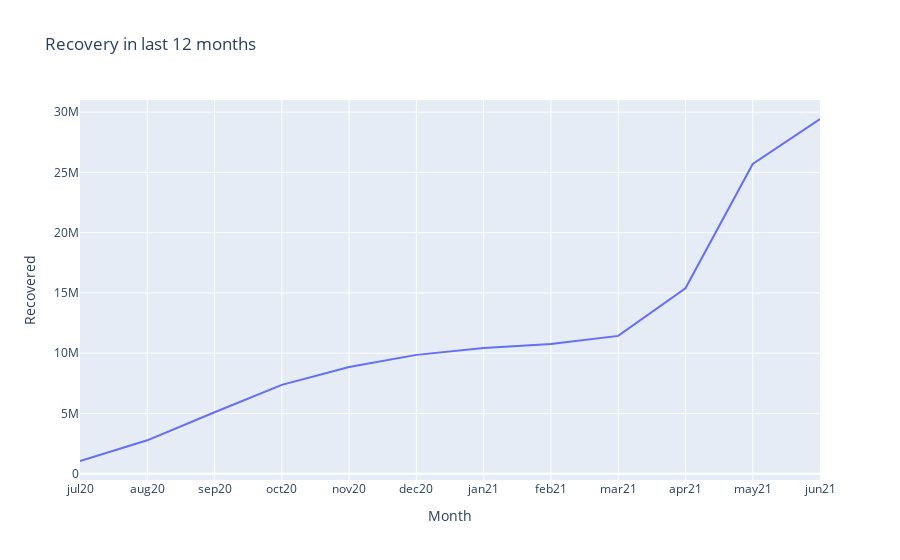

Notebook code for this chart:
### Code cell
fig = px.line(df2, x='Month', y='Recovered',
             hover_data=['Month', 'Recovered'], title='Recovery in last 12 months')
fig.show()

### Figure 1 — Plotly figure (JSON) as saved in the notebook; plotly's stock layout.template omitted (floating-point values rounded to 4 significant figures)
{"data": [{"hovertemplate": "Month=%{x}<br>Recovered=%{y}<extra></extra>", "legendgroup": "", "line": {"color": "#636efa", "dash": "solid"}, "mode": "lines", "name": "", "orientation": "v", "showlegend": false, "type": "scatter", "x": ["jul20", "aug20", "sep20", "oct20", "nov20", "dec20", "jan21", "feb21", "mar21", "apr21", "may21", "jun21"], "xaxis": "x", "y": [1057805, 2774801, 5101397, 7373375, 8847600, 9860280, 10423125, 10763451, 11434301, 15384418, 25692342, 29427330], "yaxis": "y"}], "layout": {"legend": {"tracegroupgap": 0}, "title": {"text": "Recovery in last 12 months"}, "xaxis": {"anchor": "y", "domain": [0, 1], "title": {"text": "Month"}}, "yaxis": {"anchor": "x", "domain": [0, 1], "title": {"text": "Recovered"}}}}
